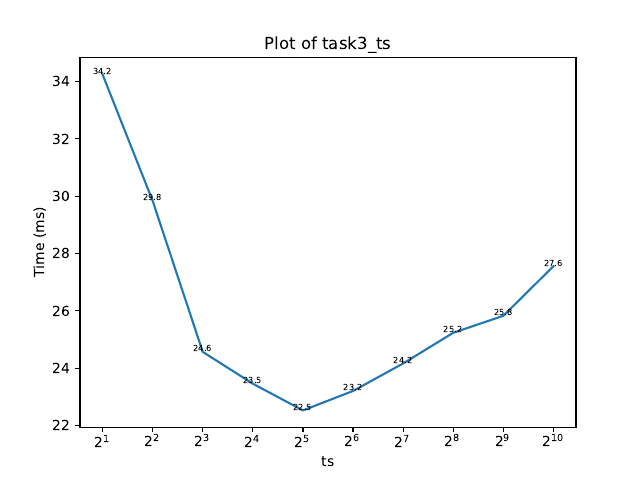

Write Python code to recreate this figure.
from pathlib import Path

import matplotlib.pyplot as plt
from matplotlib.backends.backend_pdf import PdfPages

begin = 1
end = 10
name = Path(__file__).stem

num_lines_before = 3
num_lines_after = 1

xticks = [2 ** x for x in range(begin, end + 1)]


def read_times(filename):
    result = []
    with open(filename) as f:
        for _ in xticks:
            for _ in range(num_lines_before):
                f.readline()
            result.append(float(f.readline()))
            for _ in range(num_lines_after):
                f.readline()
    return result


with PdfPages(f"{name}.pdf") as pdf:
    time = read_times(f"{name}.out")
    plt.plot(xticks, time, "-")
    for x, y in zip(xticks, time):
        plt.text(
            x, y, f"{y:.1f}",
            horizontalalignment='center',
            fontsize=6,
        )

    plt.title("Plot of task3_ts")
    plt.xlabel("ts")
    plt.ylabel("Time (ms)")
    plt.xscale('log', basex=2)
    plt.xticks(xticks)

    pdf.savefig()

